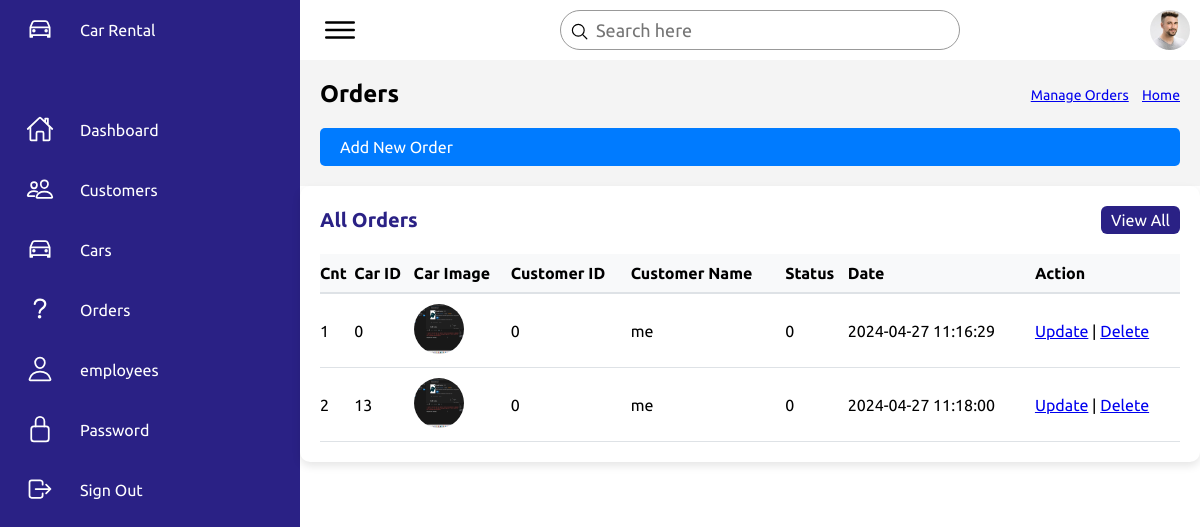
Screenshot of /?page=orders (signed in) with the database file from the repository.
### tables this page shows
CREATE TABLE `orders` (
  `id` int(11) NOT NULL,
  `carId` int(11) NOT NULL,
  `carImage` varchar(255) NOT NULL,
  `customerId` int(11) NOT NULL,
  `customerName` varchar(255) NOT NULL,
  `status` varchar(50) NOT NULL DEFAULT '0',
  `date` timestamp NOT NULL DEFAULT current_timestamp(),
  `senderId` int(11) NOT NULL
);

### orders/index.php (the view, shortened to what this page needs)
<?php
include_once("./connection/connection.php");
function validate_image($file){
    $ex_file = explode("?",$file)[0];
    if(!empty($ex_file)){
        if(is_file('allImages/'.$ex_file)){
            return 'allImages/'.$file;
        } else {
            return 'allImages/no-image-available.png';
        }
    } else {
        return 'allImages/no-image-available.png';
    }
}
?>
<div class="page">
    <div class="left">
        <h1>Orders</h1>
        <ul class="breadcrumb">
            <li>
                <a href="#">Manage Orders</a>
            </li>
            <li><i class='bx bx-chevron-right'></i></li>
            <li>
                <a class="active" href="#">Home</a>
            </li>
        </ul>
    </div>
    <a href="./?page=add_Order" class="btn-download">
        <span class="text">Add New Order</span>
    </a>
</div>
<div class="DataTable">
    <div class="cardHeader">
        <h2>All Orders</h2>
        <a href="#" class="btn">View All</a>
    </div>
    <table>
        <thead>
            <tr>
                <td>Cnt</td>
                <td>Car ID</td>
                <td>Car Image</td>
                <td>Customer ID</td>
                <td>Customer Name</td>
                <td>Status</td>
                <td>Date</td>
                <td>Action</td>
            </tr>
        </thead>
        <tbody>
            <?php
            $sql = "SELECT * FROM orders";
            $result = $conn->query($sql);
            $x = 0;
            if ($result->num_rows > 0) {
                while($row = $result->fetch_assoc()) {
                    $x++;
                    echo "<tr>";
                    echo "<td>".$x."</td>";
                    echo "<td>".$row["carId"]."</td>";
                    echo "<td><div class='image-container'><img src='".validate_image($row["carImage"])."' alt='Car Image'></div></td>";
                    echo "<td>".$row["customerId"]."</td>";
                    echo "<td>".$row["customerName"]."</td>";
                    echo "<td>".$row["status"]."</td>";
                    echo "<td>".$row["date"]."</td>";
                    echo "<td><a href='./?page=update_Order&id=".$row["id"]."'>Update</a> | ";
                    echo "<a href='delete_order.php?id=".$row["id"]."' onclick='return confirm(\"Are you sure you want to delete this order?\")'>Delete</a></td>";
                    echo "</tr>";
                }
            } else {
                echo "<tr><td colspan='8'>No records found</td></tr>";
            }
            ?>
        </tbody>
    </table>
</div>

### assets/css/style.css (style rules this page uses)
* { font-family: "Ubuntu", sans-serif; margin: 0; padding: 0; box-sizing: border-box; }
:root { --blue: #2a2185; --white: #fff; --gray: #f5f5f5; --black1: #222; --black2: #999; }
body { min-height: 100vh; overflow-x: hidden; }
.cardHeader h2 { font-weight: 600; color: var(--blue); }
.cardHeader .btn { position: relative; padding: 5px 10px; background: var(--blue); text-decoration: none; color: var(--white); border-radius: 6px; }

### index.php (style rules this page uses)
.page { padding: 20px; }
.left { display: flex; justify-content: space-between; align-items: center; }
.page { display: flex; flex-direction: column; background-color: #f4f4f4; padding: 20px; }
.left { display: flex; justify-content: space-between; align-items: center; margin-bottom: 20px; }
.left h1 { font-size: 24px; margin: 0; }
.breadcrumb { list-style: none; padding: 0; margin: 0; }
.breadcrumb li { display: inline; font-size: 14px; color: #666; }
.btn-download { display: flex; align-items: center; background-color: #007bff; color: #fff; padding: 10px 20px; border-radius: 5px; text-decoration: none; }
.DataTable { background-color: #fff; border-radius: 10px; box-shadow: 0 4px 8px rgba(0, 0, 0, 0.1); padding: 20px; }
.cardHeader { display: flex; justify-content: space-between; align-items: center; margin-bottom: 20px; }
.cardHeader h2 { font-size: 20px; margin: 0; }
.btn { background-color: #007bff; color: #fff; padding: 10px 20px; border-radius: 5px; text-decoration: none; }
table { width: 100%; border-collapse: collapse; }
thead { background-color: #f8f9fa; }
thead tr { border-bottom: 2px solid #dee2e6; }
thead td { font-weight: bold; padding: 10px 0; text-align: left; }
tbody tr { border-bottom: 1px solid #dee2e6; }
tbody td { padding: 10px 0; text-align: left; }

### orders/index.php (style rules this page uses)
.image-container img { border-radius: 50%; width: 50px; height: 50px; }

### rows the page displays
orders: carId "0", carImage (picture), customerId "0", customerName "me", status "0", date "2024-04-27 11:16:29"
orders: carId "13", carImage (picture), customerId "0", customerName "me", status "0", date "2024-04-27 11:18:00"
